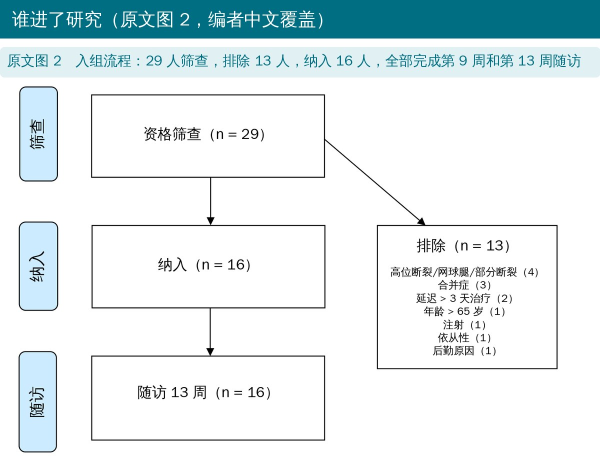
#> input picture wechat/achilles-rupture-early-pre-christensen/images/img05.jpg, 1200 x 915 px (shown at 1/2 size)
$ python -i make_figs.py   (imports and definitions only)
#> lines starting #> are read from the running program, lines starting #| are printed output that depends on the picture; after the words box and inside, x2 and y2 are one past the last pixel; in counts of white or black regions, pixels touching at a corner belong together
#!/usr/bin/env python3
"""Bradley 等 2021《Latarjet 术治疗运动员肩前向不稳：康复要点》（IJSPT）推文配图。
首图中文标题卡、原文图 1～8（含图中英文的图 1、3、4 先用 tools/fig-translate 译成中文）、附录 1 进阶标准流程卡、临床要点卡、封面。
用法：python3 make_figs.py <论文.pdf> <work 目录> <输出目录> <中文字体>
work 目录需要：zh_p3_1.png、zh_p4_2.png、zh_p5_1.png（figtrans render 输出，300 dpi）"""
import io
import sys

import pymupdf
from PIL import Image, ImageDraw, ImageFont

# [1 line that did not run here, left out]
font = lambda s: ImageFont.truetype(F, max(8, int(s)))
INK = (30, 30, 30); GREY = (110, 110, 110); TEAL = (0, 110, 130); RED = (190, 40, 50)
LT = (225, 240, 243); OR = (252, 240, 230); GR = (232, 245, 233); PK = (250, 228, 228); PU = (238, 232, 250)
# [2 lines not run here, left out]
# 原文照片都是内嵌 JPEG，按 xref 直接取原始像素
XREF = {1: 53, 2: 62, 3: 63, 4: 69, 5: 70, 6: 80, 7: 81, 8: 86}


def raw(n):
    pix = pymupdf.Pixmap(doc, XREF[n])
    if pix.n > 3:
        pix = pymupdf.Pixmap(pymupdf.csRGB, pix)
    return Image.open(io.BytesIO(pix.tobytes('png'))).convert('RGB')


def save(im, n):
    im.convert('RGB').save(f'{OUT}/img{n:02d}.jpg', quality=88)


def para(dr, x, y, t, fs, w, fill=INK, gap=10):
    line = ''
    for ch in t:
        # 标点不放行首
        if dr.textlength(line + ch, font=font(fs)) > w and ch not in '，。；：、）”': dr.text((x, y), line, font=font(fs), fill=fill); y += fs + gap; line = ch
        else: line += ch
    dr.text((x, y), line, font=font(fs), fill=fill); return y + fs + gap


def capbox(im, cap, W=1200):
    im = im.resize((W, round(im.height * W / im.width)), Image.LANCZOS)
    dd = ImageDraw.Draw(Image.new('RGB', (W, 2000))); hh = para(dd, 14, 14, cap, 28, W - 30, gap=12) + 4
    t = Image.new('RGB', (W, im.height + hh + 12), 'white'); dr = ImageDraw.Draw(t)
    dr.rounded_rectangle([0, 4, W, hh], 8, fill=LT); para(dr, 14, 14, cap, 28, W - 30, fill=TEAL, gap=12)
    t.paste(im, (0, hh + 8)); return t


def card(W, title, blocks, arrows=False):
    """blocks: (小标题, 正文, 底色, 强调色)，纵向排列；arrows=True 时块之间画向下箭头"""
    im = Image.new('RGB', (W, 6000), 'white'); dr = ImageDraw.Draw(im)
    dr.rectangle([0, 0, W, 76], fill=TEAL); dr.text((24, 16), title, font=font(36), fill='white')
    y = 100
    for k, (h, t, c, a) in enumerate(blocks):
        top = y; y2 = y + 62; dd = ImageDraw.Draw(Image.new('RGB', (W, 6000)))
        for seg in t.split('\n'): y2 = para(dd, 50, y2, seg, 28, W - 100, gap=14)
        dr.rounded_rectangle([20, top, W - 20, y2 + 10], 12, fill=c); dr.rectangle([20, top, 30, y2 + 10], fill=a)
        dr.text((50, top + 16), h, font=font(32), fill=a)
        yy = y + 62
        for seg in t.split('\n'): yy = para(dr, 50, yy, seg, 28, W - 100, gap=14)
        y = y2 + 30
        if arrows and k < len(blocks) - 1:
            cx = W // 2; dr.polygon([(cx - 22, y - 12), (cx + 22, y - 12), (cx, y + 14)], fill=(150, 150, 150)); y += 30
    return im.crop((0, 0, W, y))


def trim(im, pad=12):
    """裁掉四周白边"""
    g = im.convert('L').point(lambda v: 255 if v < 245 else 0); x0, y0, x1, y1 = g.getbbox()
    return im.crop((max(0, x0 - pad), max(0, y0 - pad), min(im.width, x1 + pad), min(im.height, y1 + pad)))


def stack(ims, W=1200, gap=16):
    ims = [i.resize((W, round(i.height * W / i.width)), Image.LANCZOS) for i in ims]
    t = Image.new('RGB', (W, sum(i.height for i in ims) + gap * (len(ims) - 1)), 'white'); y = 0
    for i in ims: t.paste(i, (0, y)); y += i.height + gap
    return t


# 1 首图
W, H = 1400, 640; im = Image.new('RGB', (W, H), (246, 248, 250)); dr = ImageDraw.Draw(im)
# [18 lines not run here, left out]
# [1 line that did not run here, left out]
# [1 line that did not run here, left out]
# [24 lines not run here, left out]

# 封面：原文图 6A（推拉臂缆绳）
# [1 line that did not run here, left out]
# [2 lines not run here, left out]

>>> from PIL import Image
>>> picture = Image.open('../../achilles-rupture-early-pre-christensen/images/img05.jpg')
#> picture is the input picture: PIL image 1200x915 RGB; mean R, G, B 223.6, 235, 237.5
>>> result = trim(picture)
#> in trim, `g = im.convert('L').point(lambda v: 255 if v < 245 else 0)`:
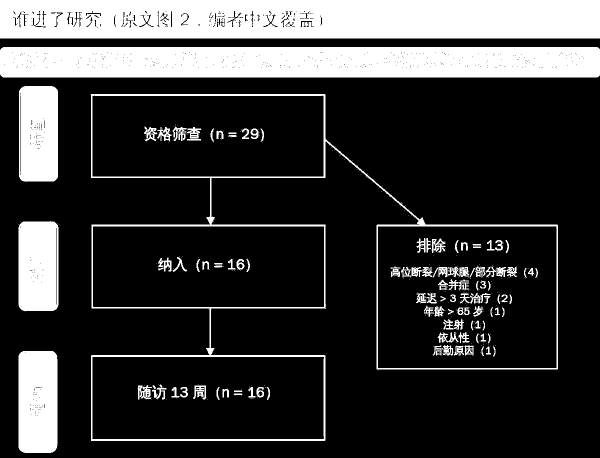
#> g: PIL image 1200x915 L (shown at 1/2 size); 22.1% white; 391 white regions (279 under 20 px), largest, box (x1, y1, x2, y2) and area: (0, 0, 1200, 77) 89814, (0, 94, 1200, 155) 72817, (181, 188, 1116, 882) 19497
#> in trim, `x0, y0, x1, y1 = g.getbbox()`: x0 = 0; x1 = 1200; y1 = 906

$ run again, on wechat/acl-climbing-vagy/images/img09.jpg
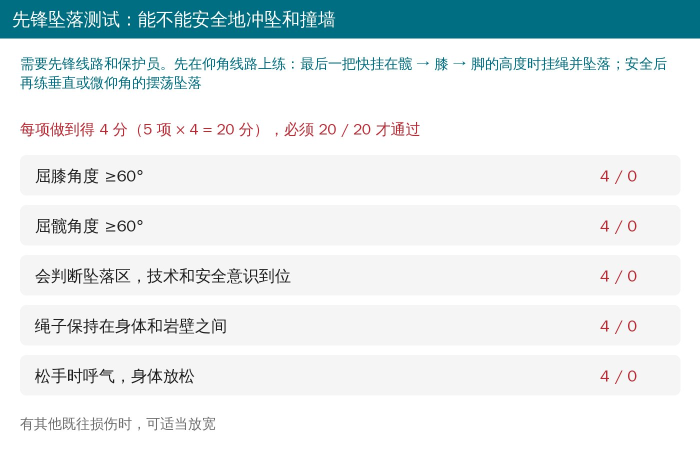
#> input picture wechat/acl-climbing-vagy/images/img09.jpg, 1400 x 950 px (shown at 1/2 size)
#> picture is the input picture: PIL image 1400x950 RGB; mean R, G, B 226.4, 235.1, 236.8
#> in trim, `g = im.convert('L').point(lambda v: 255 if v < 245 else 0)`:
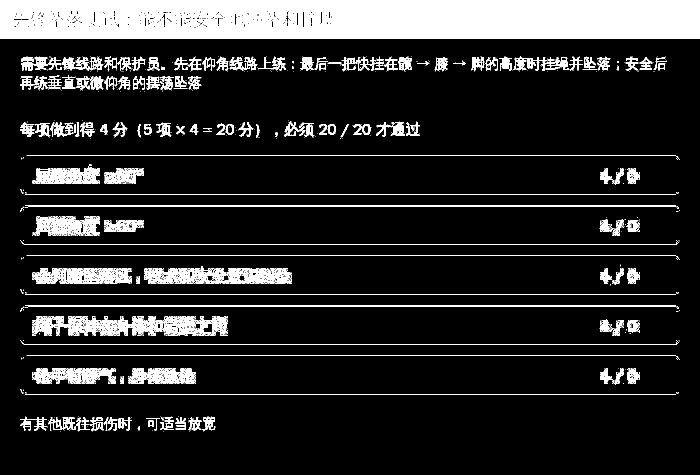
#> g: PIL image 1400x950 L (shown at 1/2 size); 14.1% white; 827 white regions (668 under 20 px), largest, box (x1, y1, x2, y2) and area: (0, 0, 1400, 77) 104961, (64, 632, 456, 672) 8205, (288, 533, 584, 568) 5772
#> x0 = 0; x1 = 1400; y1 = 864
#> in trim, `return im.crop((max(0, x0 - pad), max(0, y0 - pad), min(im.width, x1 +..`:
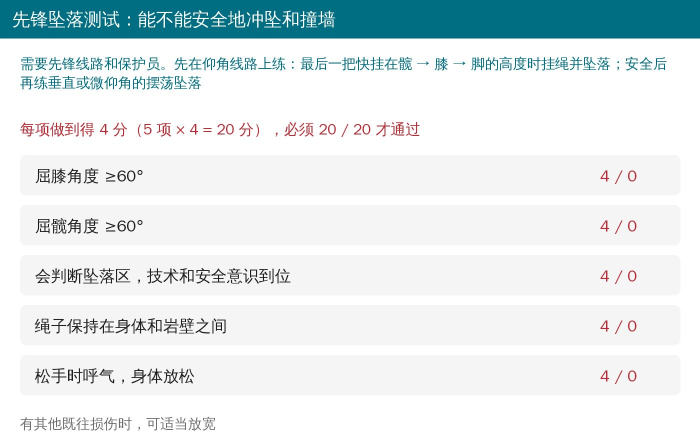
#> returned value: PIL image 1400x876 RGB (shown at 1/2 size); mean R, G, B 224, 233.4, 235.2

$ run again, on wechat/acl-muscle-chain-ortega/images/img13.jpg
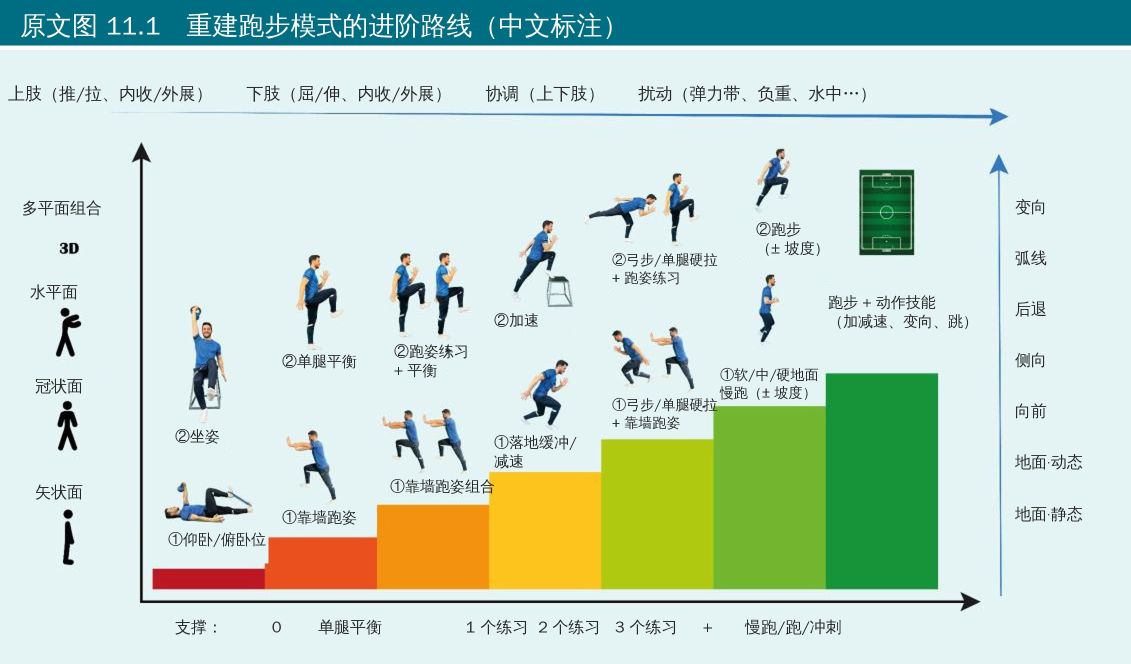
#> input picture wechat/acl-muscle-chain-ortega/images/img13.jpg, 2262 x 1328 px (shown at 1/2 size)
#> picture is the input picture: PIL image 2262x1328 RGB; mean R, G, B 193.9, 216.3, 202.2
#> in trim, `g = im.convert('L').point(lambda v: 255 if v < 245 else 0)`:
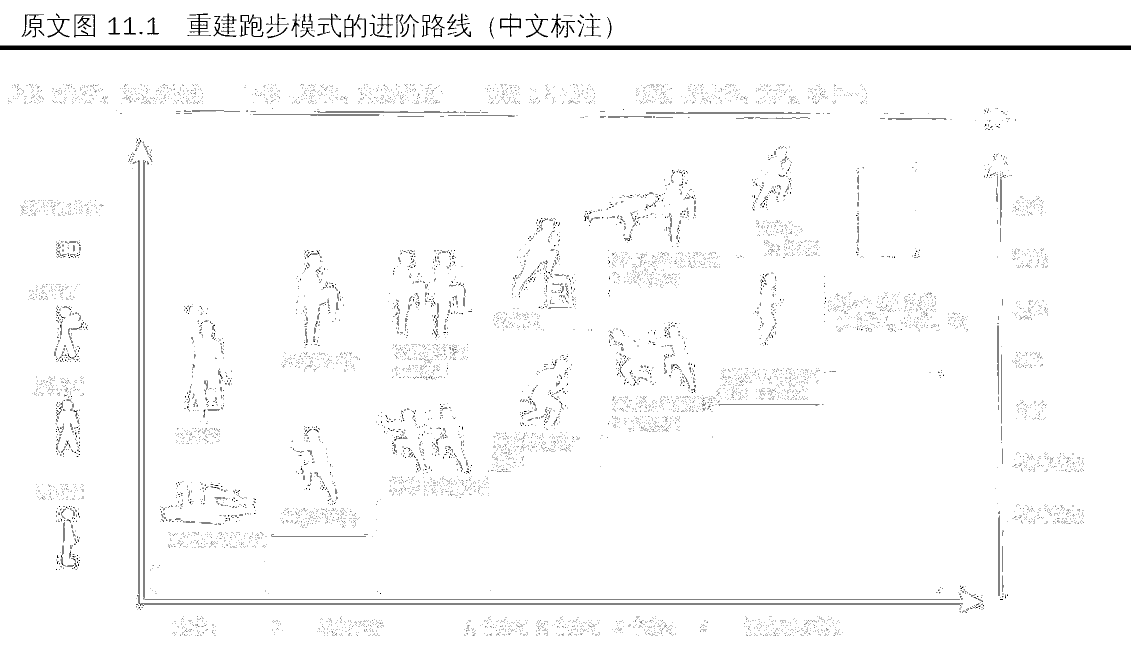
#> g: PIL image 2262x1328 L (shown at 1/2 size); 97.8% white; 11077 black regions (10914 under 20 px), largest, box (x1, y1, x2, y2) and area: (0, 91, 2262, 100) 20358, (275, 321, 1926, 1212) 5064, (287, 320, 289, 1199) 1753
#> x0 = 0; x1 = 2262; y1 = 1328
